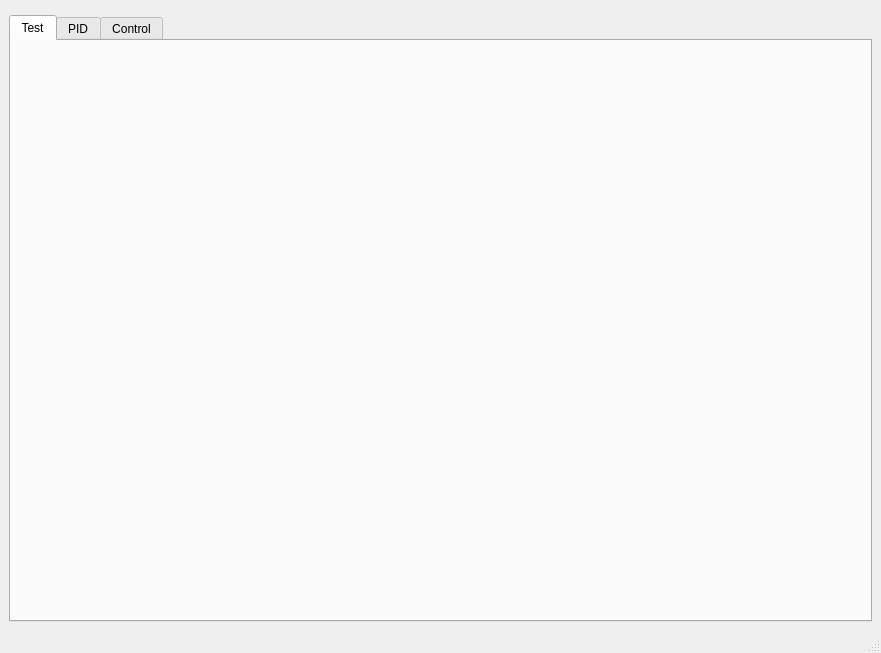
<?xml version="1.0" encoding="UTF-8"?>
<ui version="4.0">
 <class>MainWindow</class>
 <widget class="QMainWindow" name="MainWindow">
  <property name="geometry">
   <rect>
    <x>0</x>
    <y>0</y>
    <width>881</width>
    <height>653</height>
   </rect>
  </property>
  <property name="sizePolicy">
   <sizepolicy hsizetype="Preferred" vsizetype="Preferred">
    <horstretch>0</horstretch>
    <verstretch>0</verstretch>
   </sizepolicy>
  </property>
  <property name="windowTitle">
   <string>Okoń</string>
  </property>
  <property name="styleSheet">
   <string notr="true"/>
  </property>
  <widget class="QWidget" name="centralwidget">
   <property name="styleSheet">
    <string notr="true"/>
   </property>
   <layout class="QVBoxLayout" name="verticalLayout">
    <item>
     <widget class="connectionBar" name="connectionBar" native="true">
      <property name="minimumSize">
       <size>
        <width>863</width>
        <height>0</height>
       </size>
      </property>
     </widget>
    </item>
    <item>
     <widget class="QTabWidget" name="tabs">
      <property name="autoFillBackground">
       <bool>false</bool>
      </property>
      <property name="styleSheet">
       <string notr="true"/>
      </property>
      <property name="tabShape">
       <enum>QTabWidget::Rounded</enum>
      </property>
      <property name="currentIndex">
       <number>0</number>
      </property>
      <widget class="QWidget" name="test">
       <attribute name="title">
        <string>Test</string>
       </attribute>
       <layout class="QHBoxLayout" name="horizontalLayout">
        <item>
         <widget class="QFrame" name="dataBox">
          <property name="sizePolicy">
           <sizepolicy hsizetype="Minimum" vsizetype="Minimum">
            <horstretch>0</horstretch>
            <verstretch>0</verstretch>
           </sizepolicy>
          </property>
          <property name="maximumSize">
           <size>
            <width>200</width>
            <height>534</height>
           </size>
          </property>
          <property name="frameShape">
           <enum>QFrame::NoFrame</enum>
          </property>
          <property name="frameShadow">
           <enum>QFrame::Raised</enum>
          </property>
          <layout class="QVBoxLayout" name="verticalLayout_2">
           <item>
            <widget class="QWidget" name="engineData" native="true">
             <layout class="QHBoxLayout" name="horizontalLayout_3"/>
            </widget>
           </item>
           <item>
            <widget class="QWidget" name="boatData" native="true">
             <layout class="QHBoxLayout" name="horizontalLayout_4"/>
            </widget>
           </item>
          </layout>
         </widget>
        </item>
        <item>
         <widget class="QWidget" name="cameraContainer" native="true">
          <property name="sizePolicy">
           <sizepolicy hsizetype="Minimum" vsizetype="Preferred">
            <horstretch>0</horstretch>
            <verstretch>0</verstretch>
           </sizepolicy>
          </property>
          <layout class="QHBoxLayout" name="horizontalLayout_2"/>
         </widget>
        </item>
       </layout>
      </widget>
      <widget class="QWidget" name="PID">
       <attribute name="title">
        <string>PID</string>
       </attribute>
       <layout class="QHBoxLayout" name="horizontalLayout_5">
        <item>
         <widget class="QFrame" name="pidDataBox">
          <property name="frameShape">
           <enum>QFrame::StyledPanel</enum>
          </property>
          <property name="frameShadow">
           <enum>QFrame::Raised</enum>
          </property>
          <layout class="QVBoxLayout" name="verticalLayout_3">
           <item>
            <widget class="QWidget" name="pidSetup" native="true">
             <layout class="QVBoxLayout" name="verticalLayout_4"/>
            </widget>
           </item>
           <item>
            <widget class="QWidget" name="pidBoatData" native="true">
             <layout class="QHBoxLayout" name="horizontalLayout_7"/>
            </widget>
           </item>
          </layout>
         </widget>
        </item>
        <item>
         <widget class="QWidget" name="plots" native="true">
          <layout class="QHBoxLayout" name="horizontalLayout_6"/>
         </widget>
        </item>
       </layout>
      </widget>
      <widget class="QWidget" name="control">
       <attribute name="title">
        <string>Control</string>
       </attribute>
      </widget>
     </widget>
    </item>
   </layout>
  </widget>
  <widget class="QMenuBar" name="menubar">
   <property name="geometry">
    <rect>
     <x>0</x>
     <y>0</y>
     <width>881</width>
     <height>21</height>
    </rect>
   </property>
  </widget>
  <widget class="QStatusBar" name="statusbar"/>
 </widget>
 <customwidgets>
  <customwidget>
   <class>connectionBar</class>
   <extends>QWidget</extends>
   <header>widgets/connectionBar.h</header>
   <container>1</container>
  </customwidget>
 </customwidgets>
 <resources/>
 <connections/>
</ui>
